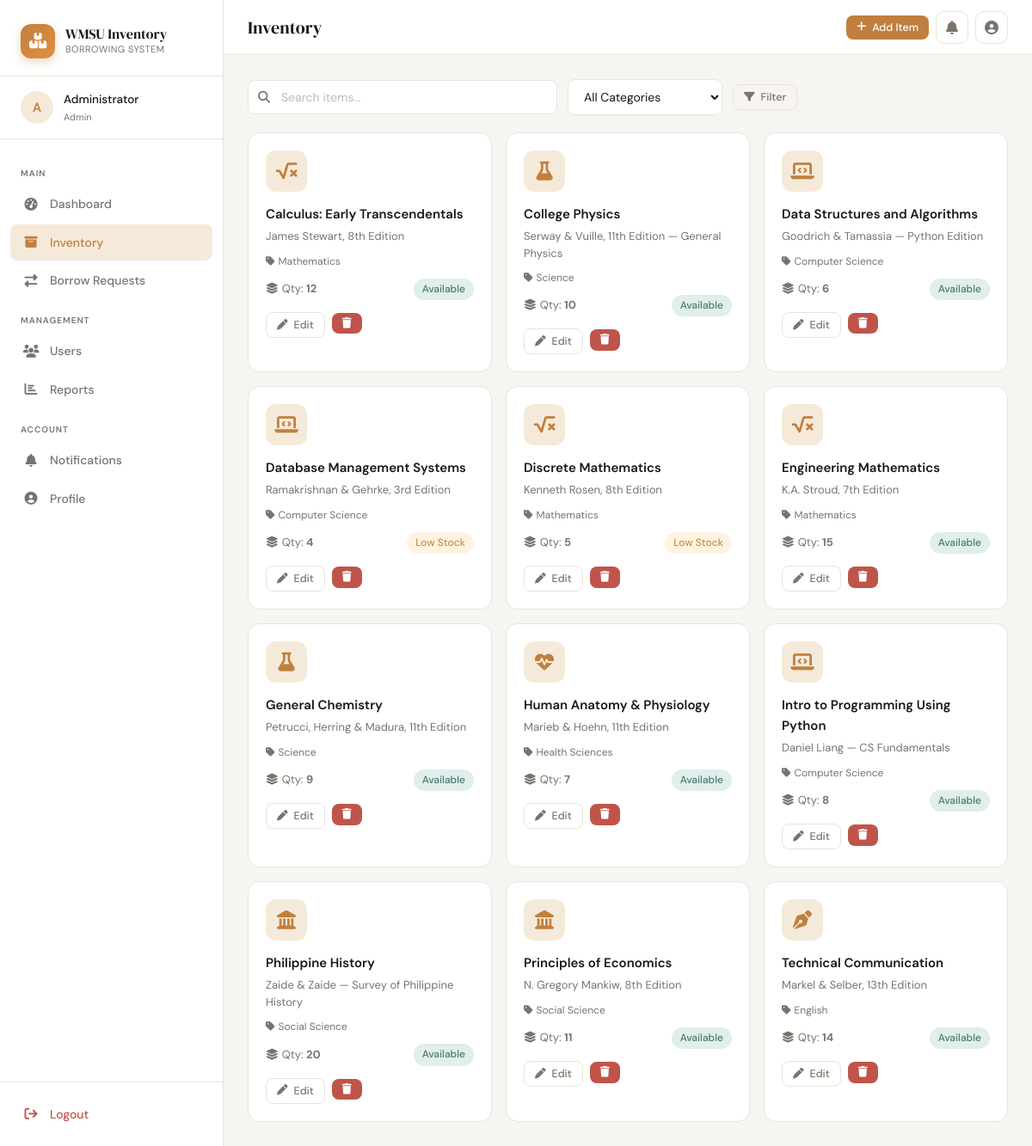
Screenshot of /items (signed in) with the database file from the repository.
### tables this page shows
CREATE TABLE items (
                item_id INTEGER PRIMARY KEY AUTOINCREMENT,
                item_name TEXT NOT NULL,
                description TEXT,
                category TEXT DEFAULT 'General',
                quantity INTEGER NOT NULL DEFAULT 0,
                status TEXT NOT NULL DEFAULT 'Available',
                created_at TEXT DEFAULT (datetime('now'))
            );

### app.py (the view)
@app.route('/items')
@login_required
def items():
    db = get_db()
    q = request.args.get('q','')
    cat = request.args.get('category','')
    query = "SELECT * FROM items WHERE 1=1"
    params = []
    if q:
        query += " AND (item_name LIKE ? OR description LIKE ?)"
        params += [f'%{q}%', f'%{q}%']
    if cat:
        query += " AND category=?"
        params.append(cat)
    query += " ORDER BY item_name"
    all_items = db.execute(query, params).fetchall()
    categories = db.execute("SELECT DISTINCT category FROM items ORDER BY category").fetchall()
    notifs = db.execute("SELECT COUNT(*) as c FROM notifications WHERE user_id=? AND is_read=0", (session['user_id'],)).fetchone()['c']
    return render_template('items.html', items=all_items, categories=categories, q=q, cat=cat, notif_count=notifs)

### app.py (called while the page is built)
def get_db():
    conn = sqlite3.connect(DATABASE)
    conn.row_factory = sqlite3.Row
    return conn

def login_required(f):
    @wraps(f)
    def decorated(*args, **kwargs):
        if 'user_id' not in session:
            return redirect(url_for('login'))
        return f(*args, **kwargs)
    return decorated

### templates/items.html (shortened to what this page needs)
{% extends 'base.html' %}
{% block page_title %}Inventory{% endblock %}
{% block topbar_actions %}
{% if session.role in ['Staff','Admin'] %}
  <button class="btn btn-primary btn-sm" onclick="openModal('addItemModal')">
    <i class="fas fa-plus"></i> Add Item
  </button>
{% endif %}
{% endblock %}
{% block content %}
<form method="GET" class="filter-bar">
  <div class="search-bar">
    <i class="fas fa-search search-icon"></i>
    <input type="text" name="q" class="form-control" placeholder="Search items…" value="{{ q }}">
  </div>
  <select name="category" class="form-control" style="max-width:180px" onchange="this.form.submit()">
    <option value="">All Categories</option>
  </select>
  <button type="submit" class="btn btn-ghost btn-sm"><i class="fas fa-filter"></i> Filter</button>
</form>
{% if items %}
<div class="items-grid">
  {% for item in items %}
  <div class="item-card" style="animation-delay:{{ loop.index0 * 0.05 }}s">
    <div class="item-card-icon">
      {% if 'math' in item.item_name|lower or 'calculus' in item.item_name|lower or 'algebra' in item.item_name|lower %}<i class="fas fa-square-root-variable"></i>
      {% elif 'physics' in item.item_name|lower or 'chemistry' in item.item_name|lower or 'science' in item.item_name|lower or 'biology' in item.item_name|lower %}<i class="fas fa-flask"></i>
      {% elif 'python' in item.item_name|lower or 'programming' in item.item_name|lower or 'data struct' in item.item_name|lower or 'database' in item.item_name|lower or 'computer' in item.item_name|lower %}<i class="fas fa-laptop-code"></i>
      {% elif 'history' in item.item_name|lower or 'economics' in item.item_name|lower or 'social' in item.item_name|lower %}<i class="fas fa-landmark"></i>
      {% elif 'anatomy' in item.item_name|lower or 'health' in item.item_name|lower or 'physiology' in item.item_name|lower %}<i class="fas fa-heart-pulse"></i>
      {% elif 'english' in item.item_name|lower or 'communication' in item.item_name|lower or 'writing' in item.item_name|lower %}<i class="fas fa-pen-nib"></i>
      {% elif 'engineer' in item.item_name|lower or 'discrete' in item.item_name|lower %}<i class="fas fa-calculator"></i>
      {% else %}<i class="fas fa-book"></i>{% endif %}
    </div>
    <div class="item-card-name">{{ item.item_name }}</div>
    <div class="item-card-desc">{{ item.description or 'No description available.' }}</div>
    <div style="font-size:12px;color:var(--text-muted);margin-bottom:10px">
      <i class="fas fa-tag" style="margin-right:4px"></i>{{ item.category }}
    </div>
    <div class="item-card-meta">
      <span class="item-card-qty"><i class="fas fa-layer-group" style="margin-right:4px"></i>Qty: <strong>{{ item.quantity }}</strong></span>
      <span class="badge {% if item.status=='Available' %}badge-available{% elif item.status=='Low Stock' %}badge-low{% else %}badge-out{% endif %}">
        {{ item.status }}
      </span>
    </div>
    <div class="item-card-actions">
      {% if session.role == 'Student' %}
        {% if item.status != 'Out of Stock' %}
          <button class="btn btn-primary btn-sm" onclick="openBorrowModal({{ item.item_id }}, '{{ item.item_name }}', {{ item.quantity }})">
            <i class="fas fa-hand-holding"></i> Borrow
          </button>
        {% else %}
          <button class="btn btn-ghost btn-sm" disabled style="opacity:.5;cursor:not-allowed">
            <i class="fas fa-ban"></i> Unavailable
          </button>
        {% endif %}
      {% else %}
        <button class="btn btn-ghost btn-sm" onclick="openEditModal({{ item.item_id }}, '{{ item.item_name|replace("'","\\'") }}', '{{ item.description|replace("'","\\'")|default("") }}', '{{ item.category }}', {{ item.quantity }}, '{{ item.status }}')">
          <i class="fas fa-pen"></i> Edit
        </button>
        <form method="POST" action="{{ url_for('delete_item', item_id=item.item_id) }}" style="display:inline" onsubmit="return confirm('Delete this item?')">
          <button type="submit" class="btn btn-danger btn-sm">
            <i class="fas fa-trash"></i>
          </button>
        </form>
      {% endif %}
    </div>
  </div>
  {% endfor %}
</div>
{% else %}
<div class="empty-state">
  <i class="fas fa-box-open"></i>
  <p>No items found.</p>
</div>
{% endif %}
{% endblock %}

### templates/base.html (shortened to what this page needs)
<!DOCTYPE html>
<html lang="en">
<head>
<link rel="stylesheet" href="https://cdnjs.cloudflare.com/ajax/libs/font-awesome/6.5.0/css/all.min.css">
</head>
<body>
<div class="app-layout">
  <aside class="sidebar" id="sidebar">
    <div class="sidebar-header">
      <div class="sidebar-logo">
        <div class="logo-icon"><i class="fas fa-boxes-stacked"></i></div>
        <div class="logo-text">
          <div class="logo-title">WMSU Inventory</div>
          <div class="logo-sub">Borrowing System</div>
        </div>
      </div>
    </div>
    <div class="sidebar-user">
      <div class="user-info">
        <div class="user-avatar">{{ session.name[0].upper() if session.name }}</div>
        <div>
          <div class="user-name">{{ session.name }}</div>
          <div class="user-role">{{ session.role }}</div>
        </div>
      </div>
    </div>
    <nav class="sidebar-nav">
      <span class="nav-section-label">Main</span>
      <a href="{{ url_for('dashboard') }}" class="nav-item {% if request.endpoint=='dashboard' %}active{% endif %}">
        <i class="nav-icon fas fa-gauge-high"></i> Dashboard
      </a>
      <a href="{{ url_for('items') }}" class="nav-item {% if request.endpoint=='items' %}active{% endif %}">
        <i class="nav-icon fas fa-box-archive"></i> Inventory
      </a>
      <a href="{{ url_for('borrow_requests') }}" class="nav-item {% if request.endpoint=='borrow_requests' %}active{% endif %}">
        <i class="nav-icon fas fa-right-left"></i> Borrow Requests
      </a>
      {% if session.role in ['Staff', 'Admin'] %}
      <span class="nav-section-label">Management</span>
      {% endif %}
      {% if session.role == 'Admin' %}
      <a href="{{ url_for('manage_users') }}" class="nav-item {% if request.endpoint=='manage_users' %}active{% endif %}">
        <i class="nav-icon fas fa-users"></i> Users
      </a>
      <a href="{{ url_for('reports') }}" class="nav-item {% if request.endpoint=='reports' %}active{% endif %}">
        <i class="nav-icon fas fa-chart-bar"></i> Reports
      </a>
      {% endif %}
      <span class="nav-section-label">Account</span>
      <a href="{{ url_for('notifications') }}" class="nav-item {% if request.endpoint=='notifications' %}active{% endif %}">
        <i class="nav-icon fas fa-bell"></i> Notifications
      </a>
      <a href="{{ url_for('profile') }}" class="nav-item {% if request.endpoint=='profile' %}active{% endif %}">
        <i class="nav-icon fas fa-user-circle"></i> Profile
      </a>
    </nav>
    <div class="sidebar-footer">
      <a href="{{ url_for('logout') }}" class="nav-item" style="color:var(--danger);">
        <i class="nav-icon fas fa-arrow-right-from-bracket"></i> Logout
      </a>
    </div>
  </aside>
  <div class="main-content">
    <header class="topbar">
      <div class="topbar-title">{% block page_title %}{% endblock %}</div>
      <div class="topbar-actions">
        {% block topbar_actions %}{% endblock %}
        <a href="{{ url_for('notifications') }}" class="icon-btn">
          <i class="fas fa-bell"></i>
        </a>
        <a href="{{ url_for('profile') }}" class="icon-btn">
          <i class="fas fa-user-circle"></i>
        </a>
      </div>
    </header>
    <div class="page-content">
      {% block content %}{% endblock %}
    </div>
  </div>
</div>
</body>
</html>

### rows the page displays
items: item_name "Calculus: Early Transcendentals", description "James Stewart, 8th Edition", category "Mathematics", quantity "12", status "Available"
items: item_name "College Physics", description "Serway & Vuille, 11th Edition — General Physics", category "Science", quantity "10", status "Available"
items: item_name "Data Structures and Algorithms", description "Goodrich & Tamassia — Python Edition", category "Computer Science", quantity "6", status "Available"
items: item_name "Database Management Systems", description "Ramakrishnan & Gehrke, 3rd Edition", category "Computer Science", quantity "4", status "Low Stock"
items: item_name "Discrete Mathematics", description "Kenneth Rosen, 8th Edition", category "Mathematics", quantity "5", status "Low Stock"
items: item_name "Engineering Mathematics", description "K.A. Stroud, 7th Edition", category "Mathematics", quantity "15", status "Available"
items: item_name "General Chemistry", description "Petrucci, Herring & Madura, 11th Edition", category "Science", quantity "9", status "Available"
items: item_name "Human Anatomy & Physiology", description "Marieb & Hoehn, 11th Edition", category "Health Sciences", quantity "7", status "Available"
items: item_name "Intro to Programming Using Python", description "Daniel Liang — CS Fundamentals", category "Computer Science", quantity "8", status "Available"
items: item_name "Philippine History", description "Zaide & Zaide — Survey of Philippine History", category "Social Science", quantity "20", status "Available"
items: item_name "Principles of Economics", description "N. Gregory Mankiw, 8th Edition", category "Social Science", quantity "11", status "Available"
items: item_name "Technical Communication", description "Markel & Selber, 13th Edition", category "English", quantity "14", status "Available"

### other values shown
{{ session.name[0].upper() if session.name }} "A"
{{ session.name }} "Administrator"
{{ session.role }} "Admin"
